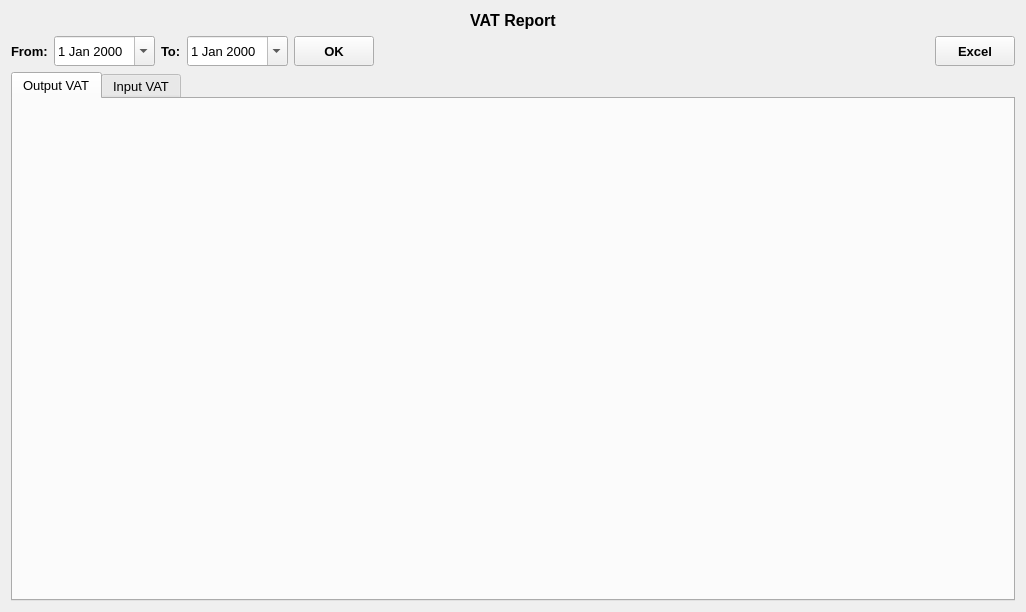
<?xml version="1.0" encoding="UTF-8"?>
<ui version="4.0">
 <class>VatReport</class>
 <widget class="QWidget" name="VatReport">
  <property name="geometry">
   <rect>
    <x>0</x>
    <y>0</y>
    <width>1026</width>
    <height>612</height>
   </rect>
  </property>
  <property name="font">
   <font/>
  </property>
  <property name="windowTitle">
   <string>Form</string>
  </property>
  <layout class="QVBoxLayout" name="verticalLayout_7">
   <item>
    <widget class="QLabel" name="label">
     <property name="font">
      <font>
       <pointsize>12</pointsize>
       <bold>true</bold>
      </font>
     </property>
     <property name="text">
      <string>VAT Report</string>
     </property>
     <property name="alignment">
      <set>Qt::AlignCenter</set>
     </property>
    </widget>
   </item>
   <item>
    <layout class="QHBoxLayout" name="horizontalLayout">
     <item>
      <widget class="QLabel" name="label_6">
       <property name="font">
        <font>
         <pointsize>10</pointsize>
         <bold>true</bold>
        </font>
       </property>
       <property name="text">
        <string>From:</string>
       </property>
      </widget>
     </item>
     <item>
      <widget class="QDateEdit" name="fromDateEdit">
       <property name="minimumSize">
        <size>
         <width>0</width>
         <height>30</height>
        </size>
       </property>
       <property name="font">
        <font>
         <pointsize>10</pointsize>
        </font>
       </property>
       <property name="calendarPopup">
        <bool>true</bool>
       </property>
      </widget>
     </item>
     <item>
      <widget class="QLabel" name="label_7">
       <property name="font">
        <font>
         <pointsize>10</pointsize>
         <bold>true</bold>
        </font>
       </property>
       <property name="text">
        <string>To:</string>
       </property>
      </widget>
     </item>
     <item>
      <widget class="QDateEdit" name="toDateEdit">
       <property name="minimumSize">
        <size>
         <width>0</width>
         <height>30</height>
        </size>
       </property>
       <property name="font">
        <font>
         <pointsize>10</pointsize>
        </font>
       </property>
       <property name="calendarPopup">
        <bool>true</bool>
       </property>
      </widget>
     </item>
     <item>
      <widget class="QToolButton" name="OKButton">
       <property name="minimumSize">
        <size>
         <width>80</width>
         <height>30</height>
        </size>
       </property>
       <property name="font">
        <font>
         <pointsize>10</pointsize>
         <bold>true</bold>
        </font>
       </property>
       <property name="text">
        <string>OK</string>
       </property>
      </widget>
     </item>
     <item>
      <spacer name="horizontalSpacer">
       <property name="orientation">
        <enum>Qt::Horizontal</enum>
       </property>
       <property name="sizeHint" stdset="0">
        <size>
         <width>40</width>
         <height>20</height>
        </size>
       </property>
      </spacer>
     </item>
     <item>
      <widget class="QToolButton" name="excelButton">
       <property name="minimumSize">
        <size>
         <width>80</width>
         <height>30</height>
        </size>
       </property>
       <property name="font">
        <font>
         <pointsize>10</pointsize>
         <bold>true</bold>
        </font>
       </property>
       <property name="text">
        <string>Excel</string>
       </property>
      </widget>
     </item>
    </layout>
   </item>
   <item>
    <widget class="QTabWidget" name="tabWidget">
     <property name="font">
      <font>
       <pointsize>10</pointsize>
       <bold>false</bold>
      </font>
     </property>
     <property name="currentIndex">
      <number>0</number>
     </property>
     <widget class="QWidget" name="tab_3">
      <attribute name="title">
       <string>Output VAT</string>
      </attribute>
      <layout class="QVBoxLayout" name="verticalLayout_13">
       <item>
        <layout class="QVBoxLayout" name="b2CSalesLayout"/>
       </item>
      </layout>
     </widget>
     <widget class="QWidget" name="purchaseTab">
      <attribute name="title">
       <string>Input VAT</string>
      </attribute>
      <layout class="QVBoxLayout" name="verticalLayout_4">
       <item>
        <layout class="QVBoxLayout" name="purchaseLayout"/>
       </item>
      </layout>
     </widget>
    </widget>
   </item>
  </layout>
 </widget>
 <resources/>
 <connections/>
</ui>
